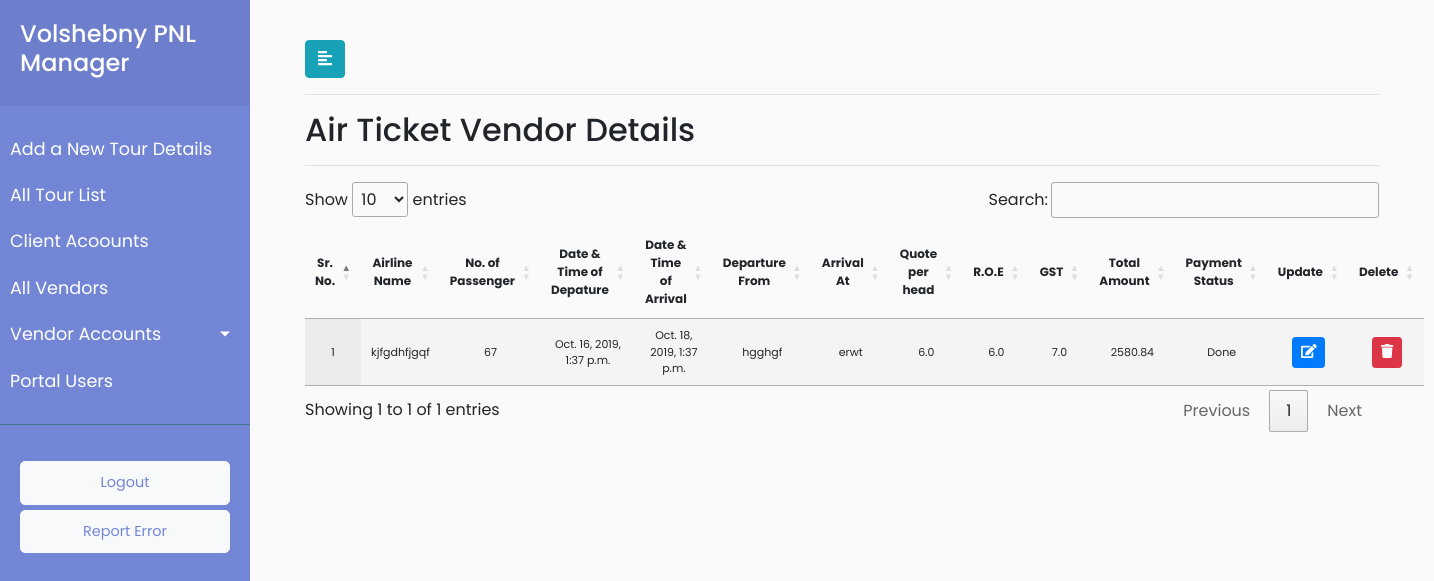
The page /vendor/details/airticket/23/Done/ (signed in) on the database its author committed.
### payment/models.py (models this page shows, shortened)
class Service(models.Model):
        payment_status=(('Pending','Pending'),('Done','Done'))
        service_vendor_id = models.ForeignKey(Vendor, on_delete = models.CASCADE,default="2")
        service_number_of_passengers =  models.CharField(max_length=920,blank=True)
        service_quote_per_head = models.FloatField(blank=True)
        service_roe = models.FloatField(blank=True)
        service_gst = models.FloatField(blank=True)
        service_total_amount =  models.FloatField(default=0.0,blank=True)
        service_payment_method = models.CharField(max_length=920,default="")
        service_vendor_payment_status = models.CharField(choices=payment_status,max_length=920,default="Pending")
        objects = InheritanceManager()
        service_id = models.ForeignKey(Groupdescription, on_delete = models.CASCADE,default="11")

class AirTicketsQuatation(Service):
        service_type = models.CharField(max_length=920,default="Air Ticket Service")
        airticket_airline_name = models.CharField(max_length=920)
        airticket_date_and_time_of_depature = models.DateTimeField()
        airticket_date_and_time_of_arrival = models.DateTimeField()
        airticket_departure_from = models.CharField(max_length=920,default="")
        airticket_arrival_at = models.CharField(max_length=920,default="")
        airticket_booked_from = models.CharField(max_length=920,blank=True)
        class Meta:
                verbose_name_plural = "Air Ticket Quotation"
                verbose_name = "Air Ticket"

class Service(models.Model):
        payment_status=(('Pending','Pending'),('Done','Done'))
        service_vendor_id = models.ForeignKey(Vendor, on_delete = models.CASCADE,default="2")
        service_number_of_passengers =  models.CharField(max_length=920,blank=True)
        service_quote_per_head = models.FloatField(blank=True)
        service_roe = models.FloatField(blank=True)
        service_gst = models.FloatField(blank=True)
        service_total_amount =  models.FloatField(default=0.0,blank=True)
        service_payment_method = models.CharField(max_length=920,default="")
        service_vendor_payment_status = models.CharField(choices=payment_status,max_length=920,default="Pending")
        objects = InheritanceManager()
        service_id = models.ForeignKey(Groupdescription, on_delete = models.CASCADE,default="11")

### payment/views.py (the view)
# urls.py: re_path(r'^vendor/details/airticket/(?P<vendor_id>[\w\-\s\(\)]+)/(?P<payment_status>\w+)/$',views.vendor_accounts_airticket_quatation_details,name='vendor_accounts_airticket_quatation_details'),
@login_required(login_url='/user_login')
def vendor_accounts_airticket_quatation_details(request,vendor_id,payment_status):
    userrole = request.user.user_role
    vendor_pending = AirTicketsQuatation.objects.filter(service_vendor_id=vendor_id,service_vendor_payment_status=payment_status).all()
    data = {"userrole":userrole, "airtickets": vendor_pending }
    return render(request, 'payment/vendor_accounts_airticket_quatation_details.html',data)

### payment/templates/payment/vendor_accounts_airticket_quatation_details.html (shortened to what this page needs)
{% extends 'payment/base.html' %}
{% load static %}
{% block stylesheets %}
<link rel="stylesheet" href="//cdn.datatables.net/1.10.19/css/jquery.dataTables.min.css">
{% endblock %}
{% block content %}
<div id="content">
	<div class="container-fluid">
		<button type="button" id="sidebarCollapse" class="btn btn-info">
			<i class="fas fa-align-left"></i>
		</button>
        <hr>
                <h2>Air Ticket Vendor Details</h2>
                <hr>
        <div>
        {% if airtickets %}
                      <table id="test_table" class="display" style="width:100%; text-align: center">
                       <thead style="font-size:12px">
                                <tr>
                                    <th class="text-center" scope="col">Sr. No.</th>
                                    <th class="text-center" scope="col">Airline Name</th>
                                    <th class="text-center" scope="col">No. of Passenger</th>
                                    <th class="text-center" scope="col">Date & Time of Depature</th>
                                     <th class="text-center" scope="col">Date & Time of Arrival</th>
                                     <th class="text-center" scope="col">Departure From</th>
                                     <th class="text-center" scope="col">Arrival At</th>
                                     <th class="text-center" scope="col">Quote per head</th>
                                     <th class="text-center" scope="col">R.O.E</th>
                                     <th class="text-center" scope="col">GST</th>
                                     <th class="text-center" scope="col">Total Amount</th>
                                     <th class="text-center" scope="col">Payment Status</th>
                                    <th class="text-center" scope="col">Update</th>
                                    <th class="text-center" scope="col">Delete</th>
                                </tr>
                            </thead>
                            <tbody style="font-size:11px">
                                   {% for air_ticket in airtickets %}
					<tr>
						<td class="text-center" scope="row" >{{ forloop.counter }}</td>
						<td class="text-center">{{ air_ticket.airticket_airline_name }}</td>
						<td class="text-center">{{ air_ticket.service_number_of_passengers }}</td>
						<td class="text-center">{{ air_ticket.airticket_date_and_time_of_depature }}</td>
						<td class="text-center">{{ air_ticket.airticket_date_and_time_of_arrival }}</td>
						<td class="text-center">{{ air_ticket.airticket_departure_from }}</td>
						<td class="text-center">{{ air_ticket.airticket_arrival_at }}</td>
						<td class="text-center">{{ air_ticket.service_quote_per_head }}</td>
						<td class="text-center">{{ air_ticket.service_roe }}</td>
						<td class="text-center">{{ air_ticket.service_gst }}</td>
                        <td class="text-center">{{ air_ticket.service_total_amount }}</td>
						<td class="text-center">{{ air_ticket.service_vendor_payment_status }}</td>
                        <td>
                            <button type="button" class="update_air_ticket btn btn-sm btn-primary" data-id="{% url 'payment:vendor_airticket_detail_update' air_ticket.pk %}">
                                <span class="fa fa-edit"></span>
                            </button>
                        </td>
                        <td>
                            <button type="button" class="delete_air_ticket btn btn-sm btn-danger" data-id="{% url 'payment:vendor_airticket_detail_delete' air_ticket.pk %}">
                                <span class="fa fa-trash"></span>
                            </button>
                        </td>
                    </tr>
                                {% endfor %}
                            </tbody>
                             </table>
                             {% else %}
			<p class="no-leads text-primary">No entry added yet.</p>
			{% endif %}
                </div>
            </div>
            </div>
{% endblock %}

### payment/static/payment/style.css (style rules this page uses)
body { font-family: 'Poppins', sans-serif; background: #fafafa; }
#content { width: calc(100% - 250px); padding: 40px; min-height: 100vh; transition: all 0.3s; position: absolute; top: 0; right: 0; }

### rows shown on the page
AirTicketsQuatation: airticket_airline_name "kjfgdhfjgqf", service_number_of_passengers "67", airticket_date_and_time_of_depature "Oct. 16, 2019, 1:37 p.m.", airticket_date_and_time_of_arrival "Oct. 18, 2019, 1:37 p.m.", airticket_departure_from "hgghgf", airticket_arrival_at "erwt", service_quote_per_head "6.0", service_roe "6.0", service_gst "7.0", service_total_amount "2580.84", service_vendor_payment_status "Done"
